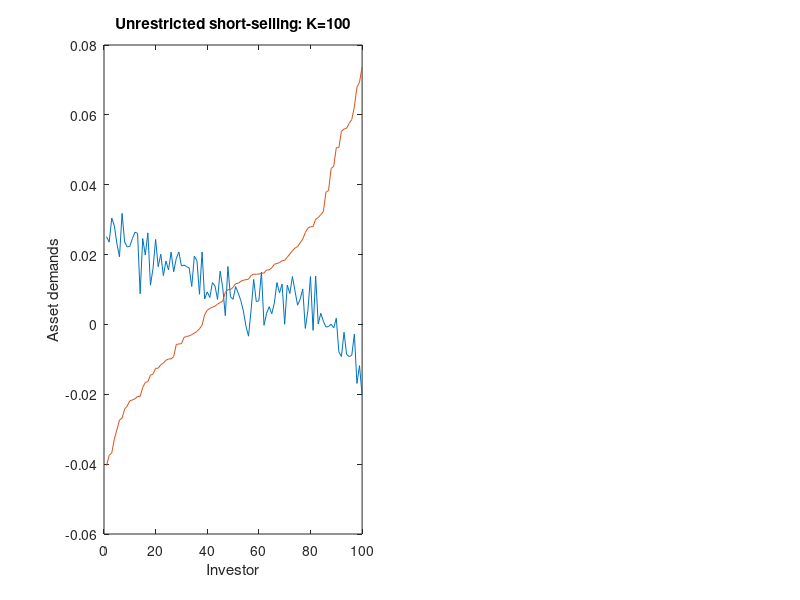

Recreate this plot in MATLAB.
% Code for 2-market model with short-selling constraint on asset 2 only
% Written by M. Hatcher

%clc, clear

K = 100;          % No. of investors
J = 2;              % No. of markets
N_bar = ones(J,1);  % Endowments
n_iter = 50;        % No. of price iterations
k_back = 0;         
Iter = 1;           % Turn on price iterations
dum_slack = 1;      %0 = shorting ban; 1 = no shorting ban;

Investors = 1:K;
Var1 = 3; Var2 = 1; CV = 1;  %0.5*sqrt(3);  -1.5
Omega_bar = [Var1 CV;CV Var2];   %vcov matrix
V_bar = Omega_bar \ eye(2); 

rng(3)
EP_base = [4;4]; EP=NaN(2,K); mat = [1 -0.5; -0.5 1];
for k=1:K
    %EP(:,k) = (1 + 1*rand*mat)*EP_base;  % Price expectations
    EP(:,k) = (mat + 0.01*rand(2,2))*EP_base;  % Price expectations
end
EP1 = EP(1,:); EP2 = EP(2,:);

tic

%---------------
% Sort beliefs
%---------------
mult = V_bar*EP;
[Sort,Index] = sort(mult(2,:));
EP_adj = [EP1(Index); EP2(Index)];

V11 = [det(V_bar)/V_bar(2,2) 0; 0 0];

%----------------------
% Search for eqm sets
%----------------------
dum_sol = 0; slack = dum_sol; dum_sol1 = 0; dum_sol2 = dum_sol1;

%Check for slack constraints
EV_sum = [ ones(1,K)*EP_adj(1,:)'; ones(1,K)*EP_adj(2,:)' ];
P_guess = (1/K)*EV_sum  - (1/K)*Omega_bar*N_bar;

Demands_guess = V_bar*( EP - P_guess ); 
min_slack = min(Demands_guess(2,:));

    if min_slack >= 0 || dum_slack==1
        dum_sol = 1;
        P_tild = P_guess
        slack = 1; 
        set_out = []; B11 = set_out; B22 = set_out;
        B12 = 1:K; B12_star = B12; 
        B11_star = B11; B22_star = B22; 
        Demands = V_bar*( EP_adj(:,B12) - P_guess ); 
        Demands_opt = Demands; sum_Dem = [ones(1,K)*Demands(1,:)'; ones(1,K)*Demands(2,:)'];
        Dem11 = []; Dem22 = [];
        Check = max(abs( sum_Dem  - N_bar) )

    else

        k_con = nnz(Demands_guess(1,:)<0); 
        k_init = max(2,k_con-k_back);

        if Iter==1
            Price_iter_LIN
        end

        Constrained_LIN

            if dum_sol==1
                P_tild = P_guess
                constrained = k-1;  

                B11_star = B11; 
                B12_star = k:K; set_out = 1:k-1; 
                Demands_opt = V_bar*( EP_adj(:,1:K) - P_guess );
                Demands_opt(:,set_out) = V11*( EP_adj(:,set_out) - P_guess );
                Demands_opt(:,B12_star) = Demands_opt(:,B12_star);
                %Demands_opt(2,set_out) = zeros(1,k-1);

                Dem11 = Demands_opt(:,set_out);
                
                Demands = sum(Demands_opt,2);
                Check = max(abs(Demands - N_bar))
            end


    end


toc

    Demands_1 = Demands_opt(1,:);
    Demands_2 = Demands_opt(2,:);

min_Demands = min(Demands_2);
if min_Demands<0 && dum_slack==0
    disp('"Warning: Demands are not non-negative!!"')
end
    
figure(1)
subplot(1,2,1), plot(1:length(Demands_1), Demands_1), hold on, plot(1:length(Demands_2), Demands_2), 
hold on, ylabel('Asset demands'), xlabel('Investor'), title('Unrestricted short-selling: K=100')
        
